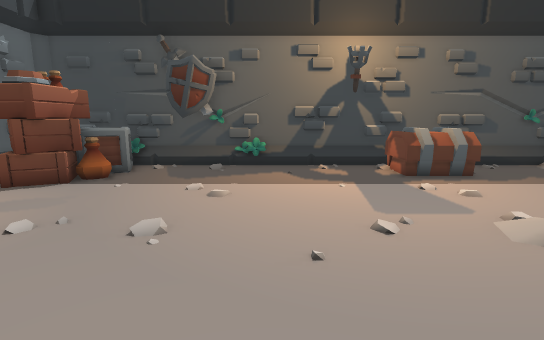
[1] (above)

22 first-person views from a walk through a Godot game level. The camera is 1.2 m above the floor, tilts 10° down and sees 85° across. The floor is counted in squares, 0.5 m on a side. Each view is taken from the middle of a square. On the plan, view 1 faces up. The plan holds only what a view shows up to about 19 squares ahead; the rest is blank.

[2]
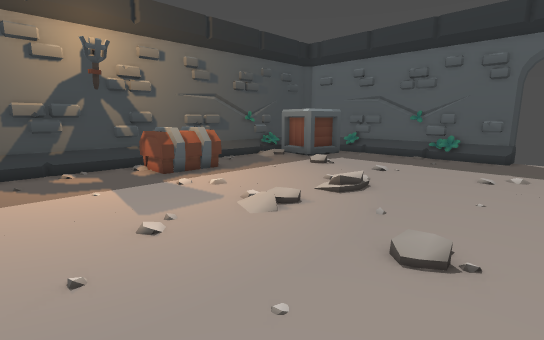

[3]
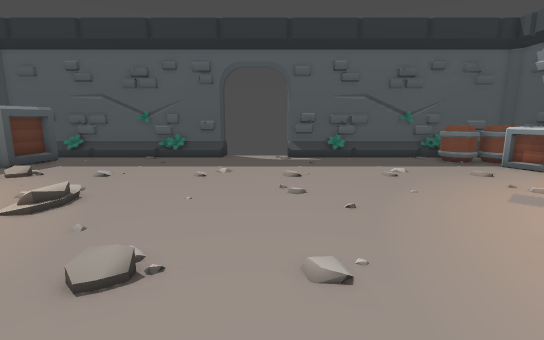

[4]
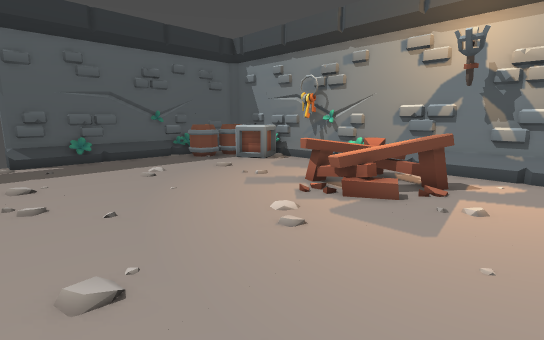

[5]
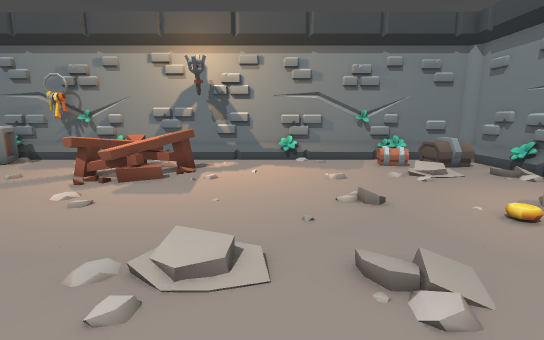

[6]
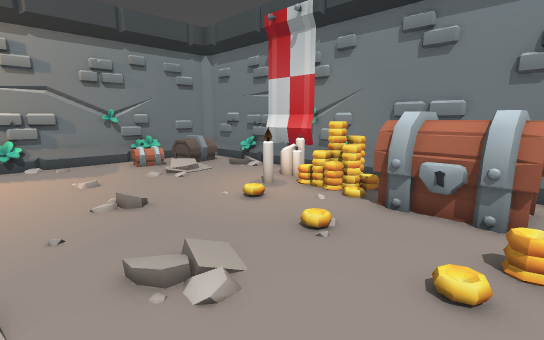

[7]
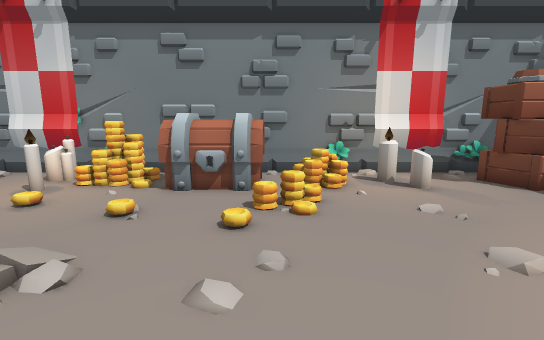

[8]
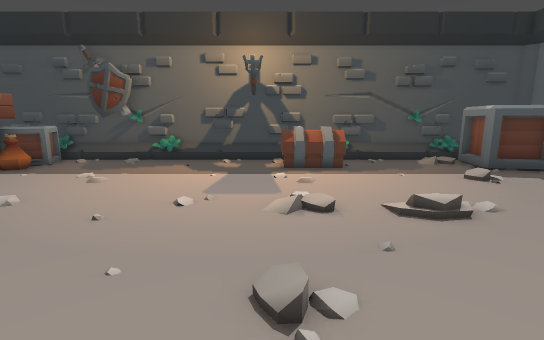

[9]
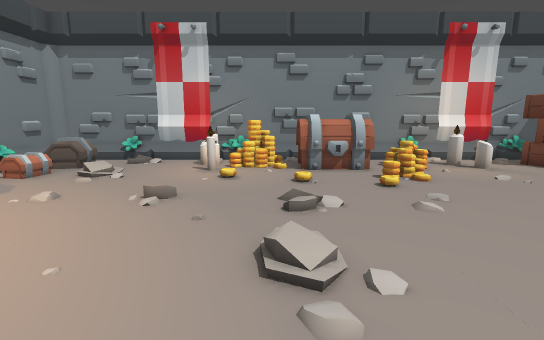

[10]
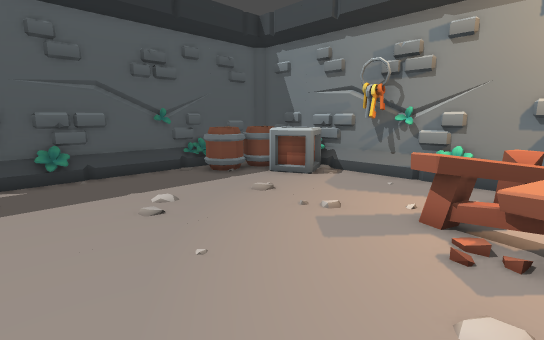

[11]
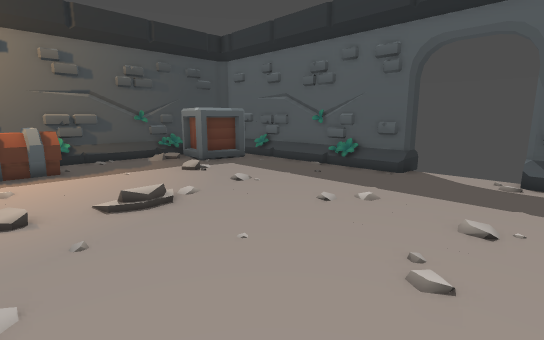

[12]
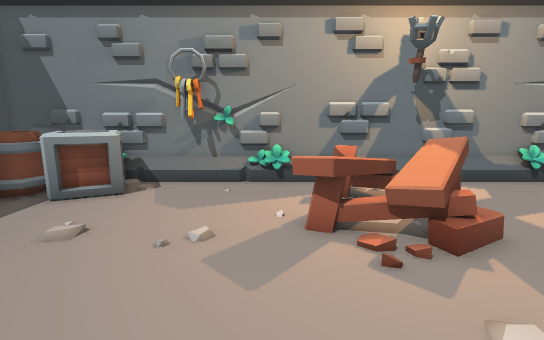

[13]
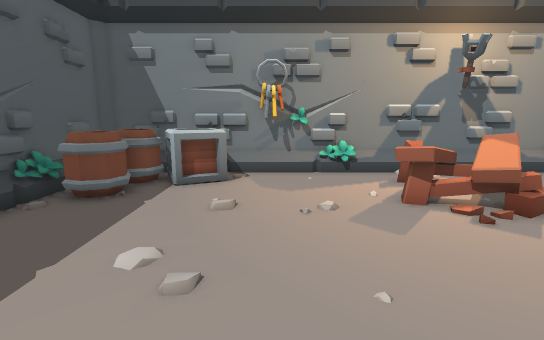

[14]
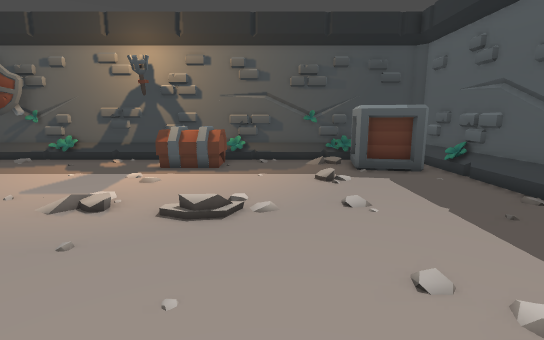

[15]
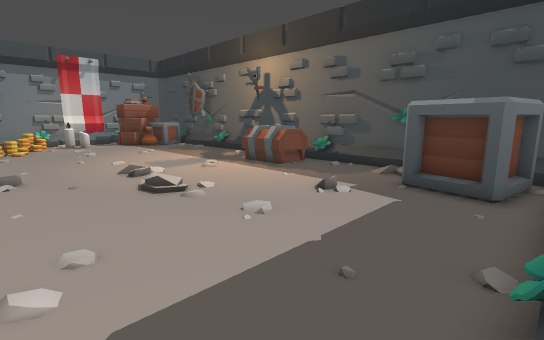

[16]
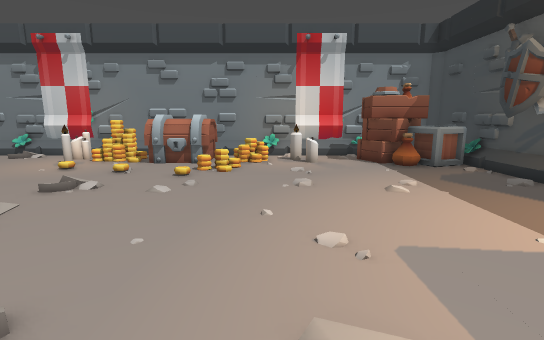

[17]
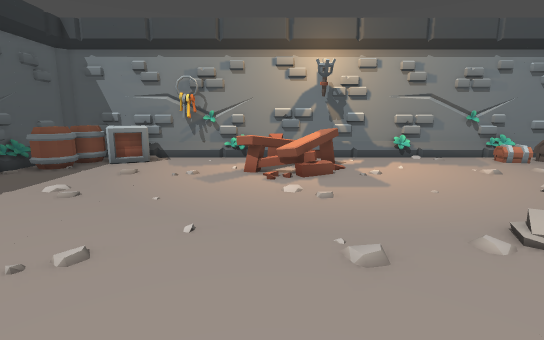

[18]
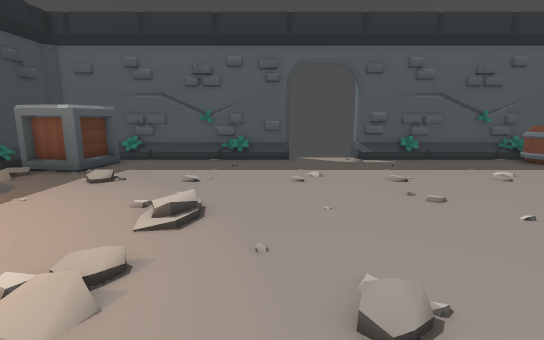

[19]
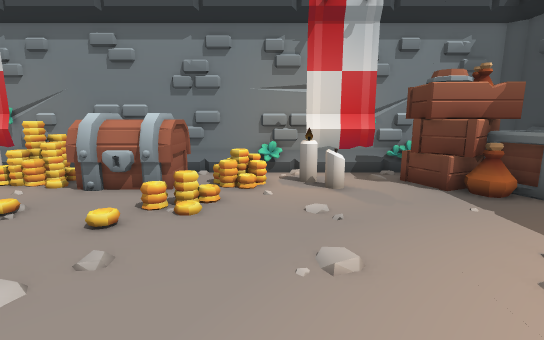

[20]
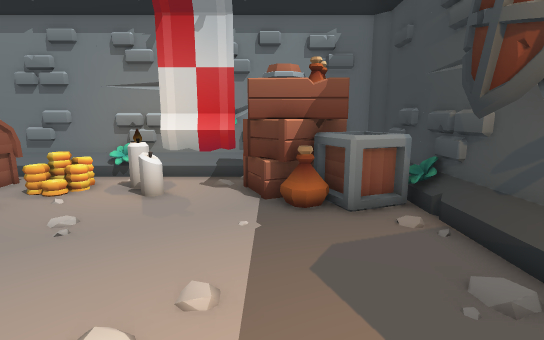

[21]
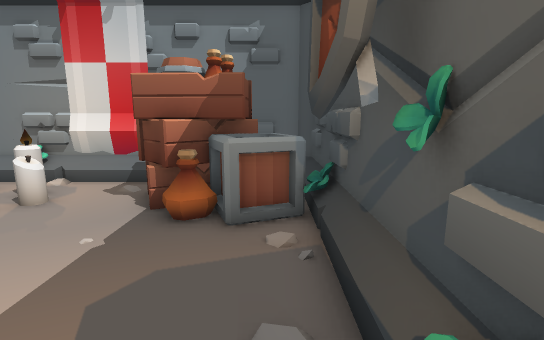

[22]
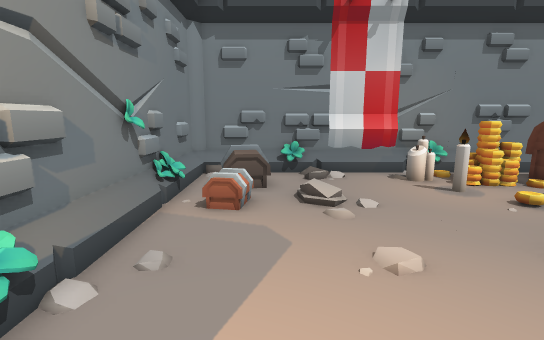

### Floor plan
Key: @ floor where view 1 was taken; # wall or solid block; x gap in a wall; . floor; / step, stairs or slope; = window, fence, low wall or low ledge; v drop or lower ground; C crate; B box; A barrel; T table; I coin; N candle; H chest; O other object.
Columns run from 12 left of view 1 to 20 right of it. Each row starts with its distance up from view 1.
 16      #######
 15  ################################
 14 ##.CCC............OOOO..../BB B=#
 13 # CCCCC...........OOOO.....BB B##
 12 # CCCC............OOO......BBBB=#
 11 ##CCC.......................BBB##
 10 ##CCC....................//....##
  9  #......................./.....#
  8  #.............................#
  7  #.NO..........................##
  6  #.N............../../.........##
  5  #.................../.........=#
  4  #III........................../#
  3  #.I.........................../#
  2  #HHH.I..........//............/x
  1  # HHH..I......../..............
  0  #  HH......@...................
 -1  #HHHH..........................
 -2  #HII..I../../.................=#
 -3  # ........../.................##
 -4  #  ............................#
 -5  #....I........................##
 -6  #..NN...//....................##
 -7  #.N...../.....................#
 -8  #.............................#
 -9  #.............................#
-10  #/../............OTT.........A#
-11  #.../..........TTTTT........AA#
-12  #.OO...........TTv .......B.AA#
-13  #OOO.O......... .TT......BBAAA#
-14  # O......................BBAAA#
-15  ###==######..##.###.=########=#
-16   ######  ################# ####

Where each view was taken, in squares from view 1:
view 1: 0 up, 0 right, facing up
view 2: 0 up, 0 right, facing up-right
view 3: 1 down, 1 right, facing right
view 4: 1 down, 1 right, facing down-right
view 5: 2 up, 0 right, facing down
view 6: 2 up, 0 right, facing down-left
view 7: 2 up, 2 right, facing left
view 8: 2 down, 5 right, facing up
view 9: 3 down, 6 right, facing left
view 10: 3 down, 6 right, facing down-right
view 11: 3 down, 6 right, facing up-right
view 12: 4 down, 9 right, facing down
view 13: 2 down, 12 right, facing down
view 14: 2 down, 11 right, facing up
view 15: 1 up, 19 right, facing up-left
view 16: 5 up, 8 right, facing left
view 17: 3 up, 7 right, facing down
view 18: 3 up, 2 right, facing right
view 19: 5 up, 2 right, facing left
view 20: 11 up, 1 right, facing left
view 21: 14 up, 0 right, facing left
view 22: 12 down, 2 right, facing left
